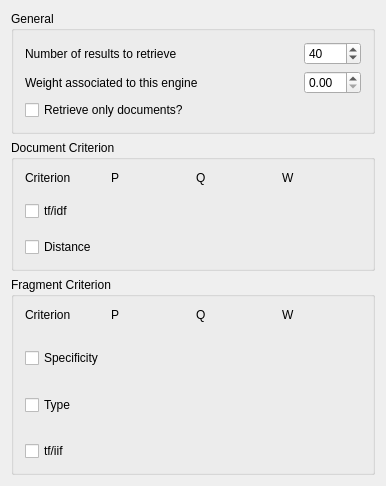
<?xml version="1.0" encoding="UTF-8"?>
<ui version="4.0">
 <class>Config</class>
 <widget class="QWidget" name="Config">
  <property name="geometry">
   <rect>
    <x>0</x>
    <y>0</y>
    <width>386</width>
    <height>486</height>
   </rect>
  </property>
  <property name="mouseTracking">
   <bool>false</bool>
  </property>
  <property name="acceptDrops">
   <bool>true</bool>
  </property>
  <property name="windowTitle">
   <string>Configure XML Search Engine</string>
  </property>
  <property name="sizeGripEnabled" stdset="0">
   <bool>true</bool>
  </property>
  <layout class="QVBoxLayout" name="verticalLayout_10">
   <item>
    <layout class="QVBoxLayout">
     <item>
      <widget class="QGroupBox" name="box_0">
       <property name="title">
        <string>General</string>
       </property>
       <layout class="QVBoxLayout" name="verticalLayout_3">
        <item>
         <layout class="QGridLayout">
          <item row="0" column="4">
           <widget class="QSpinBox" name="NbResults">
            <property name="maximum">
             <number>9999</number>
            </property>
            <property name="value">
             <number>40</number>
            </property>
           </widget>
          </item>
          <item row="1" column="0" colspan="2">
           <widget class="QLabel" name="textLabel2">
            <property name="text">
             <string>Weight associated to this engine</string>
            </property>
            <property name="wordWrap">
             <bool>false</bool>
            </property>
           </widget>
          </item>
          <item row="0" column="0">
           <widget class="QLabel" name="textLabel1_2">
            <property name="text">
             <string>Number of results to retrieve</string>
            </property>
            <property name="wordWrap">
             <bool>false</bool>
            </property>
           </widget>
          </item>
          <item row="1" column="2">
           <spacer name="spacer26">
            <property name="orientation">
             <enum>Qt::Horizontal</enum>
            </property>
            <property name="sizeType">
             <enum>QSizePolicy::Expanding</enum>
            </property>
            <property name="sizeHint" stdset="0">
             <size>
              <width>547</width>
              <height>20</height>
             </size>
            </property>
           </spacer>
          </item>
          <item row="0" column="1" colspan="3">
           <spacer name="spacer25">
            <property name="orientation">
             <enum>Qt::Horizontal</enum>
            </property>
            <property name="sizeType">
             <enum>QSizePolicy::Expanding</enum>
            </property>
            <property name="sizeHint" stdset="0">
             <size>
              <width>613</width>
              <height>20</height>
             </size>
            </property>
           </spacer>
          </item>
          <item row="1" column="4">
           <widget class="QDoubleSpinBox" name="Weight"/>
          </item>
         </layout>
        </item>
        <item>
         <widget class="QCheckBox" name="OnlyDocs">
          <property name="text">
           <string>Retrieve only documents?</string>
          </property>
         </widget>
        </item>
       </layout>
      </widget>
     </item>
    </layout>
   </item>
   <item>
    <widget class="QGroupBox" name="box_0_2">
     <property name="title">
      <string>Document Criterion</string>
     </property>
     <layout class="QHBoxLayout" name="horizontalLayout">
      <item>
       <layout class="QVBoxLayout" name="verticalLayout">
        <item>
         <widget class="QLabel" name="P1_2">
          <property name="text">
           <string>Criterion</string>
          </property>
          <property name="wordWrap">
           <bool>false</bool>
          </property>
         </widget>
        </item>
        <item>
         <spacer name="verticalSpacer">
          <property name="orientation">
           <enum>Qt::Vertical</enum>
          </property>
          <property name="sizeHint" stdset="0">
           <size>
            <width>20</width>
            <height>40</height>
           </size>
          </property>
         </spacer>
        </item>
        <item>
         <widget class="QCheckBox" name="TfIdfActive">
          <property name="text">
           <string>tf/idf</string>
          </property>
         </widget>
        </item>
        <item>
         <spacer name="verticalSpacer_5">
          <property name="orientation">
           <enum>Qt::Vertical</enum>
          </property>
          <property name="sizeHint" stdset="0">
           <size>
            <width>20</width>
            <height>40</height>
           </size>
          </property>
         </spacer>
        </item>
        <item>
         <widget class="QCheckBox" name="DistanceActive">
          <property name="text">
           <string>Distance</string>
          </property>
         </widget>
        </item>
       </layout>
      </item>
      <item>
       <layout class="QVBoxLayout" name="verticalLayout_4">
        <item>
         <widget class="QLabel" name="P1">
          <property name="text">
           <string>P</string>
          </property>
          <property name="wordWrap">
           <bool>false</bool>
          </property>
         </widget>
        </item>
        <item>
         <spacer name="verticalSpacer_2">
          <property name="orientation">
           <enum>Qt::Vertical</enum>
          </property>
          <property name="sizeHint" stdset="0">
           <size>
            <width>20</width>
            <height>40</height>
           </size>
          </property>
         </spacer>
        </item>
        <item>
         <widget class="KDoubleNumInput" name="TfIdfP"/>
        </item>
        <item>
         <spacer name="verticalSpacer_9">
          <property name="orientation">
           <enum>Qt::Vertical</enum>
          </property>
          <property name="sizeHint" stdset="0">
           <size>
            <width>20</width>
            <height>40</height>
           </size>
          </property>
         </spacer>
        </item>
        <item>
         <widget class="KDoubleNumInput" name="DistanceP"/>
        </item>
       </layout>
      </item>
      <item>
       <layout class="QVBoxLayout" name="verticalLayout_5">
        <item>
         <widget class="QLabel" name="Q1">
          <property name="text">
           <string>Q</string>
          </property>
          <property name="wordWrap">
           <bool>false</bool>
          </property>
         </widget>
        </item>
        <item>
         <spacer name="verticalSpacer_3">
          <property name="orientation">
           <enum>Qt::Vertical</enum>
          </property>
          <property name="sizeHint" stdset="0">
           <size>
            <width>20</width>
            <height>40</height>
           </size>
          </property>
         </spacer>
        </item>
        <item>
         <widget class="KDoubleNumInput" name="TfIdfQ"/>
        </item>
        <item>
         <spacer name="verticalSpacer_13">
          <property name="orientation">
           <enum>Qt::Vertical</enum>
          </property>
          <property name="sizeHint" stdset="0">
           <size>
            <width>20</width>
            <height>40</height>
           </size>
          </property>
         </spacer>
        </item>
        <item>
         <widget class="KDoubleNumInput" name="DistanceQ"/>
        </item>
       </layout>
      </item>
      <item>
       <layout class="QVBoxLayout" name="verticalLayout_6">
        <item>
         <widget class="QLabel" name="W1">
          <property name="text">
           <string>W</string>
          </property>
          <property name="wordWrap">
           <bool>false</bool>
          </property>
         </widget>
        </item>
        <item>
         <spacer name="verticalSpacer_4">
          <property name="orientation">
           <enum>Qt::Vertical</enum>
          </property>
          <property name="sizeHint" stdset="0">
           <size>
            <width>20</width>
            <height>40</height>
           </size>
          </property>
         </spacer>
        </item>
        <item>
         <widget class="KDoubleNumInput" name="TfIdfWeight"/>
        </item>
        <item>
         <spacer name="verticalSpacer_17">
          <property name="orientation">
           <enum>Qt::Vertical</enum>
          </property>
          <property name="sizeHint" stdset="0">
           <size>
            <width>20</width>
            <height>40</height>
           </size>
          </property>
         </spacer>
        </item>
        <item>
         <widget class="KDoubleNumInput" name="DistanceWeight"/>
        </item>
       </layout>
      </item>
     </layout>
    </widget>
   </item>
   <item>
    <widget class="QGroupBox" name="FragmentCriterion">
     <property name="title">
      <string>Fragment Criterion</string>
     </property>
     <layout class="QHBoxLayout" name="horizontalLayout_2">
      <item>
       <layout class="QVBoxLayout" name="verticalLayout_2">
        <item>
         <widget class="QLabel" name="P1_3">
          <property name="text">
           <string>Criterion</string>
          </property>
          <property name="wordWrap">
           <bool>false</bool>
          </property>
         </widget>
        </item>
        <item>
         <spacer name="verticalSpacer_21">
          <property name="orientation">
           <enum>Qt::Vertical</enum>
          </property>
          <property name="sizeHint" stdset="0">
           <size>
            <width>20</width>
            <height>40</height>
           </size>
          </property>
         </spacer>
        </item>
        <item>
         <widget class="QCheckBox" name="SpecificityActive">
          <property name="text">
           <string>Specificity</string>
          </property>
         </widget>
        </item>
        <item>
         <spacer name="verticalSpacer_24">
          <property name="orientation">
           <enum>Qt::Vertical</enum>
          </property>
          <property name="sizeHint" stdset="0">
           <size>
            <width>20</width>
            <height>40</height>
           </size>
          </property>
         </spacer>
        </item>
        <item>
         <widget class="QCheckBox" name="TypeActive">
          <property name="text">
           <string>Type</string>
          </property>
         </widget>
        </item>
        <item>
         <spacer name="verticalSpacer_25">
          <property name="orientation">
           <enum>Qt::Vertical</enum>
          </property>
          <property name="sizeHint" stdset="0">
           <size>
            <width>20</width>
            <height>40</height>
           </size>
          </property>
         </spacer>
        </item>
        <item>
         <widget class="QCheckBox" name="TfIffActive">
          <property name="text">
           <string>tf/iif</string>
          </property>
         </widget>
        </item>
       </layout>
      </item>
      <item>
       <layout class="QVBoxLayout" name="verticalLayout_7">
        <item>
         <widget class="QLabel" name="P1_4">
          <property name="text">
           <string>P</string>
          </property>
          <property name="wordWrap">
           <bool>false</bool>
          </property>
         </widget>
        </item>
        <item>
         <spacer name="verticalSpacer_26">
          <property name="orientation">
           <enum>Qt::Vertical</enum>
          </property>
          <property name="sizeHint" stdset="0">
           <size>
            <width>20</width>
            <height>40</height>
           </size>
          </property>
         </spacer>
        </item>
        <item>
         <widget class="KDoubleNumInput" name="SpecificityP"/>
        </item>
        <item>
         <spacer name="verticalSpacer_29">
          <property name="orientation">
           <enum>Qt::Vertical</enum>
          </property>
          <property name="sizeHint" stdset="0">
           <size>
            <width>20</width>
            <height>40</height>
           </size>
          </property>
         </spacer>
        </item>
        <item>
         <widget class="KDoubleNumInput" name="TypeP"/>
        </item>
        <item>
         <spacer name="verticalSpacer_30">
          <property name="orientation">
           <enum>Qt::Vertical</enum>
          </property>
          <property name="sizeHint" stdset="0">
           <size>
            <width>20</width>
            <height>40</height>
           </size>
          </property>
         </spacer>
        </item>
        <item>
         <widget class="KDoubleNumInput" name="TfIffP"/>
        </item>
       </layout>
      </item>
      <item>
       <layout class="QVBoxLayout" name="verticalLayout_8">
        <item>
         <widget class="QLabel" name="Q1_2">
          <property name="text">
           <string>Q</string>
          </property>
          <property name="wordWrap">
           <bool>false</bool>
          </property>
         </widget>
        </item>
        <item>
         <spacer name="verticalSpacer_31">
          <property name="orientation">
           <enum>Qt::Vertical</enum>
          </property>
          <property name="sizeHint" stdset="0">
           <size>
            <width>20</width>
            <height>40</height>
           </size>
          </property>
         </spacer>
        </item>
        <item>
         <widget class="KDoubleNumInput" name="SpecificityQ"/>
        </item>
        <item>
         <spacer name="verticalSpacer_34">
          <property name="orientation">
           <enum>Qt::Vertical</enum>
          </property>
          <property name="sizeHint" stdset="0">
           <size>
            <width>20</width>
            <height>40</height>
           </size>
          </property>
         </spacer>
        </item>
        <item>
         <widget class="KDoubleNumInput" name="TypeQ"/>
        </item>
        <item>
         <spacer name="verticalSpacer_35">
          <property name="orientation">
           <enum>Qt::Vertical</enum>
          </property>
          <property name="sizeHint" stdset="0">
           <size>
            <width>20</width>
            <height>40</height>
           </size>
          </property>
         </spacer>
        </item>
        <item>
         <widget class="KDoubleNumInput" name="TfIffQ"/>
        </item>
       </layout>
      </item>
      <item>
       <layout class="QVBoxLayout" name="verticalLayout_9">
        <item>
         <widget class="QLabel" name="W1_2">
          <property name="text">
           <string>W</string>
          </property>
          <property name="wordWrap">
           <bool>false</bool>
          </property>
         </widget>
        </item>
        <item>
         <spacer name="verticalSpacer_36">
          <property name="orientation">
           <enum>Qt::Vertical</enum>
          </property>
          <property name="sizeHint" stdset="0">
           <size>
            <width>20</width>
            <height>40</height>
           </size>
          </property>
         </spacer>
        </item>
        <item>
         <widget class="KDoubleNumInput" name="SpecificityWeight"/>
        </item>
        <item>
         <spacer name="verticalSpacer_39">
          <property name="orientation">
           <enum>Qt::Vertical</enum>
          </property>
          <property name="sizeHint" stdset="0">
           <size>
            <width>20</width>
            <height>40</height>
           </size>
          </property>
         </spacer>
        </item>
        <item>
         <widget class="KDoubleNumInput" name="TypeWeight"/>
        </item>
        <item>
         <spacer name="verticalSpacer_40">
          <property name="orientation">
           <enum>Qt::Vertical</enum>
          </property>
          <property name="sizeHint" stdset="0">
           <size>
            <width>20</width>
            <height>40</height>
           </size>
          </property>
         </spacer>
        </item>
        <item>
         <widget class="KDoubleNumInput" name="TfIffWeight"/>
        </item>
       </layout>
      </item>
     </layout>
    </widget>
   </item>
  </layout>
 </widget>
 <layoutdefault spacing="6" margin="11"/>
 <customwidgets>
  <customwidget>
   <class>KDoubleNumInput</class>
   <extends>QWidget</extends>
   <header>knuminput.h</header>
  </customwidget>
 </customwidgets>
 <tabstops>
  <tabstop>NbResults</tabstop>
 </tabstops>
 <includes>
  <include location="local">knuminput.h</include>
  <include location="local">knuminput.h</include>
  <include location="local">knuminput.h</include>
  <include location="local">knuminput.h</include>
  <include location="local">knuminput.h</include>
  <include location="local">knuminput.h</include>
  <include location="local">knuminput.h</include>
  <include location="local">knuminput.h</include>
  <include location="local">knuminput.h</include>
  <include location="local">knuminput.h</include>
  <include location="local">knuminput.h</include>
  <include location="local">knuminput.h</include>
  <include location="local">knuminput.h</include>
  <include location="local">knuminput.h</include>
  <include location="local">knuminput.h</include>
  <include location="local">knuminput.h</include>
  <include location="local">knuminput.h</include>
  <include location="local">knuminput.h</include>
  <include location="local">knuminput.h</include>
  <include location="local">knuminput.h</include>
  <include location="local">knuminput.h</include>
  <include location="local">knuminput.h</include>
  <include location="local">knuminput.h</include>
  <include location="local">knuminput.h</include>
  <include location="local">knuminput.h</include>
  <include location="local">knuminput.h</include>
  <include location="local">knuminput.h</include>
  <include location="local">knuminput.h</include>
  <include location="local">knuminput.h</include>
  <include location="local">knuminput.h</include>
  <include location="local">kurlrequester.h</include>
  <include location="local">klineedit.h</include>
  <include location="local">kpushbutton.h</include>
 </includes>
 <resources/>
 <connections>
  <connection>
   <sender>OnlyDocs</sender>
   <signal>toggled(bool)</signal>
   <receiver>FragmentCriterion</receiver>
   <slot>setDisabled(bool)</slot>
   <hints>
    <hint type="sourcelabel">
     <x>93</x>
     <y>122</y>
    </hint>
    <hint type="destinationlabel">
     <x>207</x>
     <y>305</y>
    </hint>
   </hints>
  </connection>
 </connections>
</ui>
